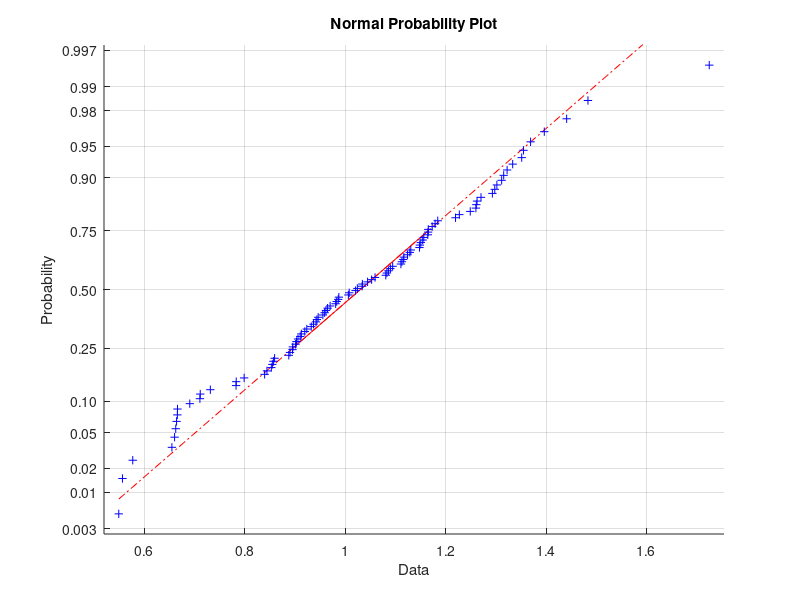

Recreate this plot in MATLAB. (Note: this script raises an error after producing the figure.)
l1 = normrnd(1,0.2,100,1);
normplot(l1)
l1(101)=1;
M = zeros(100,100);

for i=1:100
    M(i,i)=((((i-100)/L(i+1))+((i-99.98)/L(i)))*10);
    if i<=99
        M(i,i+1)=(((100-i)/L(i+1))*10);
        M(i+1,i)=(((101-i)/L(i))*10);
    end
end

[U,R]=eig(M);

a1=U(100,100);
g1=sprintf('%d ', a1);
fprintf('Answer: %s\n', a1)

b1=R(100,100);
f1=sprintf('%d ', b1);
fprintf('Answer: %s\n', b1)


